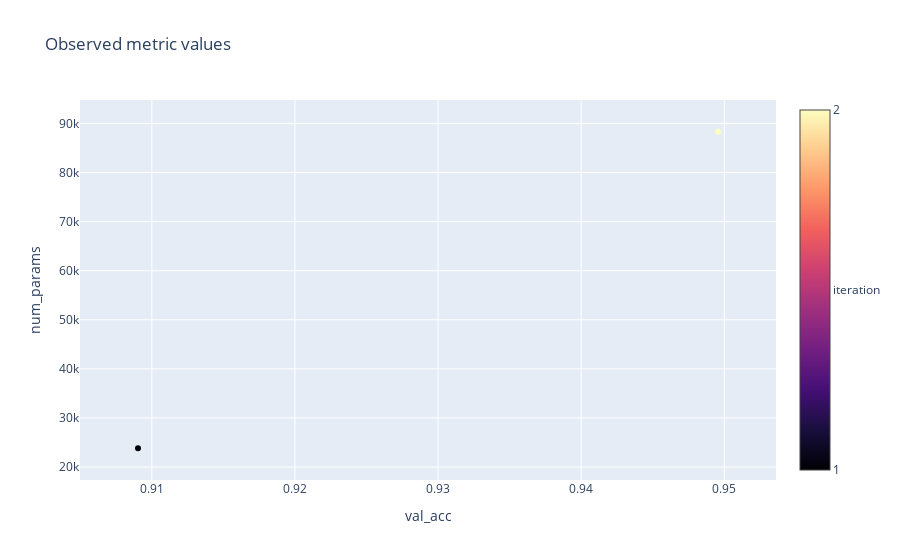

The notebook cell saved with this chart:
### Markdown cell above
## 10.2. Pareto Frontier of Trade-Offs between Validation Accuracy and Model Size

### Code cell
from ax.service.utils.report_utils import _pareto_frontier_scatter_2d_plotly

_pareto_frontier_scatter_2d_plotly(experiment)

### Figure 1 — Plotly figure (JSON) as saved in the notebook; plotly's stock layout.template omitted (floating-point values rounded to 4 significant figures)
{"data": [{"hovertemplate": "%{text}", "marker": {"color": [0, 100], "colorbar": {"ticktext": [1, "iteration", 2], "tickvals": [0, 50, 100]}, "colorscale": [[0, "#000004"], [0.1111, "#180f3d"], [0.2222, "#440f76"], [0.3333, "#721f81"], [0.4444, "#9e2f7f"], [0.5556, "#cd4071"], [0.6667, "#f1605d"], [0.7778, "#fd9668"], [0.8889, "#feca8d"], [1, "#fcfdbf"]]}, "mode": "markers", "name": "Experimental points", "text": ["Arm name: 0_0", "Arm name: 1_0"], "type": "scatter", "x": [0.909, 0.9496], "y": [23804, 88323]}], "layout": {"showlegend": false, "title": {"text": "Observed metric values"}, "xaxis": {"range": [0.905, 0.9536], "title": {"text": "val_acc"}}, "yaxis": {"range": [17350.0, 94770.0], "title": {"text": "num_params"}}}}
